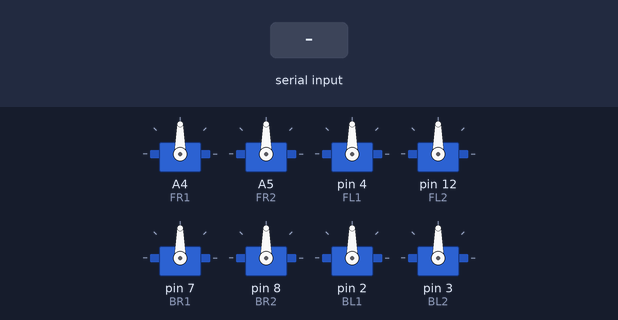
A sketch run on a simulated Arduino Uno, built with avr-gcc and run on an emulated ATmega328P. On the bench: 8 × servo. The inputs (shaded band) are chosen by the test bench. What the sketch prints to the serial monitor is not drawn.

Above: at 4.2 s.
4.3 s: "3" received over Serial
At 4.45 s:
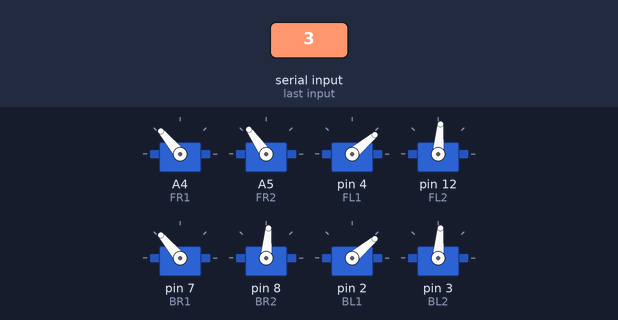
7.3 s: "1" received over Serial
At 9.1 s:
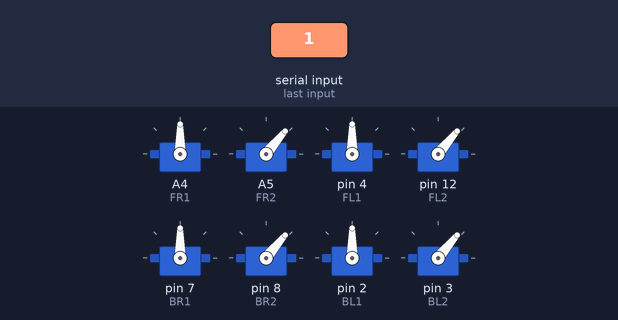
9.4 s: "2" received over Serial
At 9.9 s:
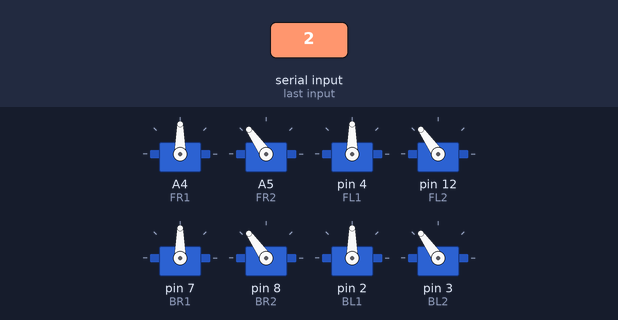
10.9 s: "4" received over Serial
At 11.05 s:
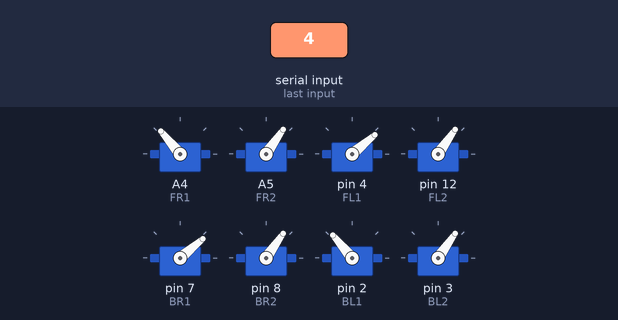
13.9 s: "5" received over Serial
16.9 s: "4" received over Serial
At 19.31 s:
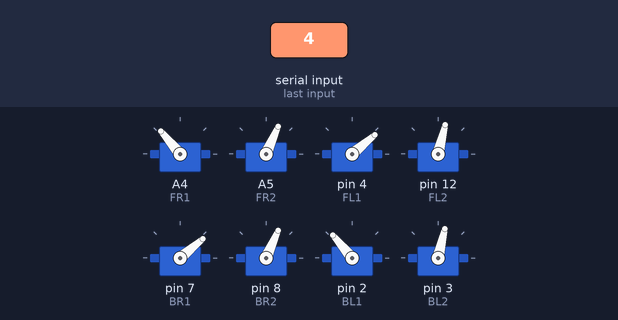
Timing chart, 0 to 20.9 s (numbered marks = the images above; inputs shaded):
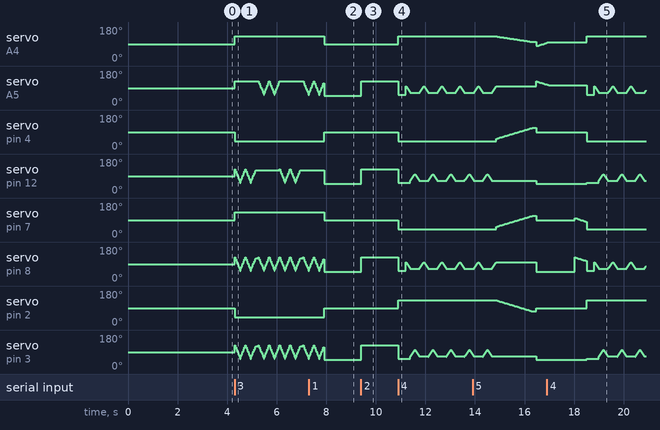

The sketch:

spider_old.ino
```cpp
//  --------                 --------
// |  D9    |               |  D7    |
// | joint9 |               | joint7 |
//  ----- --------     --------- -----
//       |  D8    |   |  D6    |
//       | joint8 |   | joint6 |
//        --------     --------
//       |  D2    |  |   D4    |
//       | joint2 |  |  joint4 |
//  ----- --------    --------- -----
// |  D3    |               |  D5    |
// | joint3 |               | joint5 |
//  --------                 --------
//                Front


#include <Servo.h>

// サーボ宣言
Servo FR1;  // 右前ヒップ
Servo FR2;  // 右前レッグ
Servo FL1;  // 左前ヒップ
Servo FL2;  // 左前レッグ
Servo BR1;  // 左後ヒップ
Servo BR2;  // 左後レッグ
Servo BL1;  // 右後ヒップ
Servo BL2;  // 右後レッグ

// ホームポジション
int fr1;
int fr2;
int fl1;
int fl2;
int br1;
int br2;
int bl1;
int bl2;

void setup(){
  Serial.begin(9600);
  FR1.attach(A4);
  FR2.attach(A5);
  FL1.attach(4);
  FL2.attach(12);
  BR1.attach(7);
  BR2.attach(8);
  BL1.attach(2);
  BL2.attach(3);

  delay(3000);
  Serial.println("1. Down\n2. UP\n3. Queen Dancee\n4 . Sreching\n5. Walk\nPilih [1-5] : ");
}

void loop(){
  if (Serial.available() > 0) {
    char input = Serial.read();  // Baca input dari Serial Monitor

    switch (input){
      case '1':
        down();
        delay(1000);
        break;
      case '2':
        up();
        break;
      case '3':
        up();
        for(int i = 0; i < 2; i++){
          dance();
        }
        up();
        break;
      case '4':
        STRECHING();
        delay(200);
        dance_queen();
        delay(100);
        down();
        break;
      case '5':
        step1();
        break;
      default:
        Serial.println("Input salah");
        break;
    }
  }
}

void step1(){
  br2 = 125;
  fr2 = 125;
  for(fr1 = 80; fr1 <= 100; fr1 += 2){
    FR1.write(fr1);
    FR2.write(fr2);
    delay(50);

    fr2 -= 2;
  }
  delay(1000);
  for(br1 = 100; br1 > 80; br1 -= 2){
    BR1.write(br1);
    BR2.write(br2);

    br2 -= 2;
    delay(50);
  }
}

void step2(){
  bl2 = 125;
  fl2 = 125;
  for(fl1 = 100; fl1 > 80; fl1 -= 2){
    FL1.write(fl1);
    FL2.write(fl2);
    delay(50);

    fl2 -= 2;
  }
  delay(1000);
  for(bl1 = 80; bl1 < 100; bl1 += 2){
    BL1.write(bl1);
    BL2.write(bl2);

    bl2 -= 2;
    delay(50);
  }
}


void i_dont_now(){
  fr1 = 80;
  br1 = 80;
  fl1 = 80;
  bl1 = 80;
  fr2 = 110;
  br2 = 110;
  fl2 = 110;
  bl2 = 110;

  for(fl2 = 110; fl2 > 55; fl2 -= 2){
    FL2.write(fl2);
    BR2.write(br2);

    br2 -= 2;
    delay(50);
  }
  for(fr1 = 80; fr1 < 120; fr1 +=2){
    FR2.write(fr2);
    BL2.write(bl2);
    FR1.write(fr1);
    BL1.write(bl1);

    bl1 += 2;
    fr2 += 2;
    bl2 += 2;
    delay(50);
  }
  delay(100);
  for(fr1 = 120; fr1 > 80; fr1 -=2){
    FR2.write(fr2);
    BL2.write(bl2);
    FR1.write(fr1);
    BL1.write(bl1);

    bl1 -= 2;
    fr2 -= 2;
    bl2 -= 2;
    delay(50);
  }
  //=========================================
  for(fr2 = 110; fr2 > 55; fr2 -= 2){
    FR2.write(fr2);
    BL2.write(bl2);

    bl2 -= 2;
    delay(50);
  }
  for(fl1 = 50; fl1 < 90; fl1 +=2){
    FL1.write(fl1);
    BR1.write(br1);
    FL2.write(fl2);
    BR2.write(br2);

    br1 += 2;
    fl2 += 2;
    br2 += 2;
    delay(50);
  }
  delay(100);
  for(fr1 = 90; fr1 > 50; fr1 -=2){
    FL1.write(fl1);
    BR1.write(br1);
    FL2.write(fl2);
    BR2.write(br2);

    br1 -= 2;
    fl2 -= 2;
    br2 -= 2;
    delay(50);
  }
}

void down(){
    FR1.write(90);
    FR2.write(50);
    FL1.write(90);
    FL2.write(50);
    BR1.write(90);
    BR2.write(50);
    BL1.write(90);
    BL2.write(50);
}
void up(){
    FR1.write(90);
    FR2.write(125);
    FL1.write(90);
    FL2.write(125);
    BR1.write(90);
    BR2.write(125);
    BL1.write(90);
    BL2.write(125);
}

void STRECHING(){
  FL1.write(40);
  FL2.write(55);
  FR1.write(130);
  FR2.write(55);
  BL1.write(130);
  BL2.write(55);
  BR1.write(40);
  BR2.write(55);
  delay(100);
}
void dance_queen(){
  // inisialisasi awal servo
  fr2 = 100;
  br2 = 100;
  fl2 = 65;
  bl2 = 65;

  fr1 = 130;
  br1 = 55;
  fl1 = 55;
  bl1 = 130;
  // kaki kanan naik
  for(int i = 0; i < 5; i++){

    for(br2 = 100; br2 > 65; br2 -= 2){
      FR2.write(fr2);
      BR2.write(br2);

      fr2 -= 2;
      delay(10);
    }
    // kaki kiri naik
    for(fl2 = 65; fl2 < 100; fl2 += 2){
      FL2.write(fl2);
      BL2.write(bl2);

      bl2 += 2;
      delay(10);
    }

  //===================================================
    for(fl2 = 100; fl2 > 65; fl2 -= 2){
      FL2.write(fl2);
      BL2.write(bl2);

      bl2 -= 2;
      delay(10);
    }
    for(br2 = 65; br2 < 100; br2 += 2){
      FR2.write(fr2);
      BR2.write(br2);

      fr2 += 2;
      delay(10);
    }
  }
//  fr1 = 130;
//  br1 = 55;
//  fl1 = 55;
//  bl1 = 130;
  for(fr1 = 130; fr1 > 100; fr1 --){
    FR1.write(fr1);
    BR1.write(br1);
    FL1.write(fl1);
    BL1.write(bl1);

    br1 += 2;
    fl1 += 2;
    bl1 -= 2;
    delay(50);
  }
}

void dance(){
  FL1.write(40);
  FL2.write(125);
  BL1.write(40);
  BL2.write(125);
  FR1.write(130);
  FR2.write(125);
  BR1.write(130);
  BR2.write(125);
  bl1 = 40;
  bl2 = 125;
  br1 = 130;
  br2 = 125;
  fl1 = 40;
  fr1 = 130;
  fr2 = 125;
  for(int i = 0; i < 2; i++){
    for(int fl2 = 125; fl2 > 55; fl2 -=5){
      FL2.write(fl2);
      BL2.write(bl2);
      BR2.write(br2);

      bl2 -= 5;
      br2 -= 5;
      delay(15);
    }
    for(int fl2 = 55; fl2 < 125; fl2 +=5){
      FL2.write(fl2);
      BL2.write(bl2);
      BR2.write(br2);

      bl2 += 5;
      br2 += 5;
      delay(15);
   }
  }
  delay(100);
  for(int i = 0; i < 2; i++){
    for(int fr2 = 125; fr2 > 55; fr2 -=5){
      FR2.write(fr2);
      BL2.write(bl2);
      BR2.write(br2);

      bl2 -= 5;
      br2 -= 5;
      delay(15);
    }
    for(int fr2 = 55; fr2 < 125; fr2 +=5){
      FR2.write(fr2);
      BL2.write(bl2);
      BR2.write(br2);

      bl2 += 5;
      br2 += 5;
      delay(15);
    }
  }
}


// void step2(){
//   // kaki bergerak maju
//   FL1.write(50);
//   FL2.write(70);
//   BR1.write(130);
//   BR2.write(70);
// }

// void step3(){
//   FR1.write(90);
//   FR2.write(50);
//   BL1.write(90);
//   BL2.write(50);
// }

// void step4(){
//   FR1.write(130);
//   FR2.write(70);
//   BL1.write(40);
//   BL2.write(70);
// }
```

Measured:
- after the input at 7.3 s, servo on pin 12 (FL2): 120° → 50° after 0.61 s
- after the input at 9.4 s, servo on A5 (FR2), servo on pin 12 (FL2), servo on pin 8 (BR2), servo on pin 3 (BL2): 50° → 125° at once
